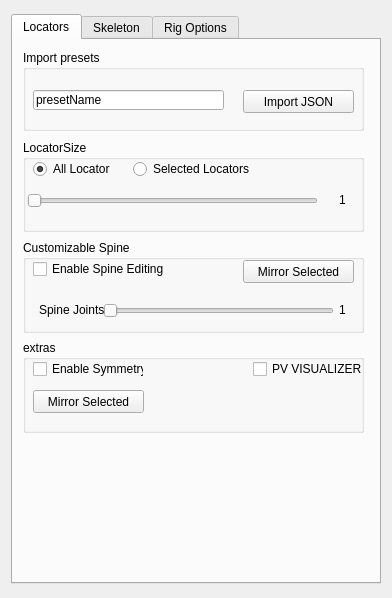
<?xml version="1.0" encoding="UTF-8"?>
<ui version="4.0">
 <class>Form</class>
 <widget class="QWidget" name="Form">
  <property name="geometry">
   <rect>
    <x>0</x>
    <y>0</y>
    <width>388</width>
    <height>598</height>
   </rect>
  </property>
  <property name="windowTitle">
   <string>Form</string>
  </property>
  <layout class="QVBoxLayout" name="verticalLayout">
   <item>
    <widget class="QTabWidget" name="RiggingStages_Tab">
     <property name="minimumSize">
      <size>
       <width>370</width>
       <height>570</height>
      </size>
     </property>
     <property name="maximumSize">
      <size>
       <width>370</width>
       <height>570</height>
      </size>
     </property>
     <property name="currentIndex">
      <number>0</number>
     </property>
     <widget class="QWidget" name="tab">
      <attribute name="title">
       <string>Locators</string>
      </attribute>
      <widget class="QGroupBox" name="groupBox_4">
       <property name="geometry">
        <rect>
         <x>10</x>
         <y>300</y>
         <width>341</width>
         <height>93</height>
        </rect>
       </property>
       <property name="title">
        <string>extras </string>
       </property>
       <widget class="QCheckBox" name="LocatorSymmetry_Bipedal">
        <property name="geometry">
         <rect>
          <x>10</x>
          <y>20</y>
          <width>111</width>
          <height>18</height>
         </rect>
        </property>
        <property name="text">
         <string>Enable Symmetry</string>
        </property>
       </widget>
       <widget class="QPushButton" name="pushButton_2">
        <property name="geometry">
         <rect>
          <x>10</x>
          <y>50</y>
          <width>111</width>
          <height>23</height>
         </rect>
        </property>
        <property name="text">
         <string>Mirror Selected</string>
        </property>
       </widget>
       <widget class="QCheckBox" name="checkBox_18">
        <property name="geometry">
         <rect>
          <x>230</x>
          <y>20</y>
          <width>111</width>
          <height>18</height>
         </rect>
        </property>
        <property name="text">
         <string>PV VISUALIZER</string>
        </property>
       </widget>
      </widget>
      <widget class="QGroupBox" name="groupBox_2">
       <property name="geometry">
        <rect>
         <x>10</x>
         <y>100</y>
         <width>341</width>
         <height>92</height>
        </rect>
       </property>
       <property name="title">
        <string>LocatorSize</string>
       </property>
       <widget class="QRadioButton" name="radioButton_3">
        <property name="geometry">
         <rect>
          <x>10</x>
          <y>20</y>
          <width>77</width>
          <height>18</height>
         </rect>
        </property>
        <property name="text">
         <string>All Locators</string>
        </property>
        <property name="checked">
         <bool>true</bool>
        </property>
       </widget>
       <widget class="QRadioButton" name="radioButton_4">
        <property name="geometry">
         <rect>
          <x>110</x>
          <y>20</y>
          <width>121</width>
          <height>18</height>
         </rect>
        </property>
        <property name="text">
         <string>Selected Locators</string>
        </property>
       </widget>
       <widget class="QLabel" name="TwistJoint_Number_2">
        <property name="geometry">
         <rect>
          <x>300</x>
          <y>50</y>
          <width>41</width>
          <height>20</height>
         </rect>
        </property>
        <property name="layoutDirection">
         <enum>Qt::LeftToRight</enum>
        </property>
        <property name="text">
         <string>1</string>
        </property>
        <property name="textFormat">
         <enum>Qt::AutoText</enum>
        </property>
        <property name="indent">
         <number>16</number>
        </property>
       </widget>
       <widget class="QSlider" name="horizontalSlider_7">
        <property name="geometry">
         <rect>
          <x>4</x>
          <y>50</y>
          <width>291</width>
          <height>22</height>
         </rect>
        </property>
        <property name="minimum">
         <number>1</number>
        </property>
        <property name="maximum">
         <number>16</number>
        </property>
        <property name="singleStep">
         <number>1</number>
        </property>
        <property name="orientation">
         <enum>Qt::Horizontal</enum>
        </property>
       </widget>
       <widget class="QLabel" name="TwistJoint_Number_3">
        <property name="geometry">
         <rect>
          <x>330</x>
          <y>70</y>
          <width>41</width>
          <height>20</height>
         </rect>
        </property>
        <property name="layoutDirection">
         <enum>Qt::LeftToRight</enum>
        </property>
        <property name="text">
         <string>1</string>
        </property>
        <property name="textFormat">
         <enum>Qt::AutoText</enum>
        </property>
        <property name="indent">
         <number>16</number>
        </property>
       </widget>
      </widget>
      <widget class="QGroupBox" name="groupBox_9">
       <property name="geometry">
        <rect>
         <x>10</x>
         <y>10</y>
         <width>341</width>
         <height>81</height>
        </rect>
       </property>
       <property name="title">
        <string>Import presets</string>
       </property>
       <widget class="QPushButton" name="ImportPreset_Locators">
        <property name="geometry">
         <rect>
          <x>220</x>
          <y>40</y>
          <width>111</width>
          <height>23</height>
         </rect>
        </property>
        <property name="maximumSize">
         <size>
          <width>131</width>
          <height>23</height>
         </size>
        </property>
        <property name="text">
         <string>Import JSON</string>
        </property>
       </widget>
       <widget class="QLineEdit" name="ImportPreset_LineEdit">
        <property name="geometry">
         <rect>
          <x>10</x>
          <y>40</y>
          <width>191</width>
          <height>20</height>
         </rect>
        </property>
        <property name="text">
         <string>presetName</string>
        </property>
        <property name="readOnly">
         <bool>true</bool>
        </property>
       </widget>
      </widget>
      <widget class="QGroupBox" name="groupBox_6">
       <property name="geometry">
        <rect>
         <x>10</x>
         <y>200</y>
         <width>341</width>
         <height>93</height>
        </rect>
       </property>
       <property name="title">
        <string>Customizable Spine</string>
       </property>
       <widget class="QCheckBox" name="LocatorSymmetry_Bipedal_2">
        <property name="geometry">
         <rect>
          <x>10</x>
          <y>20</y>
          <width>131</width>
          <height>18</height>
         </rect>
        </property>
        <property name="text">
         <string>Enable Spine Editing</string>
        </property>
       </widget>
       <widget class="QPushButton" name="pushButton_3">
        <property name="geometry">
         <rect>
          <x>220</x>
          <y>20</y>
          <width>111</width>
          <height>23</height>
         </rect>
        </property>
        <property name="text">
         <string>Mirror Selected</string>
        </property>
       </widget>
       <widget class="QSlider" name="horizontalSlider_8">
        <property name="geometry">
         <rect>
          <x>80</x>
          <y>60</y>
          <width>231</width>
          <height>22</height>
         </rect>
        </property>
        <property name="minimum">
         <number>1</number>
        </property>
        <property name="maximum">
         <number>15</number>
        </property>
        <property name="singleStep">
         <number>2</number>
        </property>
        <property name="orientation">
         <enum>Qt::Horizontal</enum>
        </property>
       </widget>
       <widget class="QLabel" name="TwistJoint_Number_4">
        <property name="geometry">
         <rect>
          <x>0</x>
          <y>60</y>
          <width>91</width>
          <height>20</height>
         </rect>
        </property>
        <property name="layoutDirection">
         <enum>Qt::LeftToRight</enum>
        </property>
        <property name="text">
         <string>Spine Joints</string>
        </property>
        <property name="textFormat">
         <enum>Qt::AutoText</enum>
        </property>
        <property name="indent">
         <number>16</number>
        </property>
       </widget>
       <widget class="QLabel" name="TwistJoint_Number_5">
        <property name="geometry">
         <rect>
          <x>300</x>
          <y>60</y>
          <width>101</width>
          <height>20</height>
         </rect>
        </property>
        <property name="layoutDirection">
         <enum>Qt::LeftToRight</enum>
        </property>
        <property name="text">
         <string>1</string>
        </property>
        <property name="textFormat">
         <enum>Qt::AutoText</enum>
        </property>
        <property name="indent">
         <number>16</number>
        </property>
       </widget>
      </widget>
     </widget>
     <widget class="QWidget" name="tab_3">
      <attribute name="title">
       <string>Skeleton</string>
      </attribute>
      <widget class="QPushButton" name="GenerateJoints_Bipedal">
       <property name="geometry">
        <rect>
         <x>0</x>
         <y>10</y>
         <width>348</width>
         <height>23</height>
        </rect>
       </property>
       <property name="text">
        <string>Generate Joints</string>
       </property>
      </widget>
      <widget class="QGroupBox" name="groupBox_12">
       <property name="geometry">
        <rect>
         <x>0</x>
         <y>150</y>
         <width>351</width>
         <height>71</height>
        </rect>
       </property>
       <property name="title">
        <string>Export presets</string>
       </property>
       <widget class="QPushButton" name="ExportJoints_JSON_Bttn_2">
        <property name="geometry">
         <rect>
          <x>210</x>
          <y>30</y>
          <width>131</width>
          <height>23</height>
         </rect>
        </property>
        <property name="text">
         <string>Export JSON</string>
        </property>
       </widget>
       <widget class="QLineEdit" name="lineEdit_2">
        <property name="geometry">
         <rect>
          <x>10</x>
          <y>30</y>
          <width>191</width>
          <height>20</height>
         </rect>
        </property>
        <property name="text">
         <string>presetName</string>
        </property>
       </widget>
      </widget>
      <widget class="QGroupBox" name="groupBox_13">
       <property name="geometry">
        <rect>
         <x>0</x>
         <y>240</y>
         <width>351</width>
         <height>61</height>
        </rect>
       </property>
       <property name="title">
        <string>Imports</string>
       </property>
       <widget class="QPushButton" name="ExportJoints_JSON_Bttn_5">
        <property name="geometry">
         <rect>
          <x>210</x>
          <y>20</y>
          <width>131</width>
          <height>23</height>
         </rect>
        </property>
        <property name="text">
         <string>Import Joints</string>
        </property>
       </widget>
       <widget class="QLineEdit" name="lineEdit_5">
        <property name="geometry">
         <rect>
          <x>10</x>
          <y>20</y>
          <width>191</width>
          <height>20</height>
         </rect>
        </property>
        <property name="text">
         <string>fileName</string>
        </property>
       </widget>
      </widget>
      <widget class="QGroupBox" name="groupBox_7">
       <property name="geometry">
        <rect>
         <x>0</x>
         <y>40</y>
         <width>351</width>
         <height>101</height>
        </rect>
       </property>
       <property name="title">
        <string>Orientation</string>
       </property>
       <widget class="QPushButton" name="UnparentJointHierarchy_Bipedal">
        <property name="geometry">
         <rect>
          <x>10</x>
          <y>40</y>
          <width>151</width>
          <height>23</height>
         </rect>
        </property>
        <property name="text">
         <string>Unparent Joint Hierarchy</string>
        </property>
       </widget>
       <widget class="QPushButton" name="ReparentJointHierarchy_Bipedal">
        <property name="geometry">
         <rect>
          <x>170</x>
          <y>40</y>
          <width>151</width>
          <height>23</height>
         </rect>
        </property>
        <property name="text">
         <string>Reparent Joint Hierarchy</string>
        </property>
       </widget>
       <widget class="QPushButton" name="pushButton_4">
        <property name="geometry">
         <rect>
          <x>10</x>
          <y>70</y>
          <width>121</width>
          <height>23</height>
         </rect>
        </property>
        <property name="text">
         <string>Mirror Orientation</string>
        </property>
       </widget>
       <widget class="QRadioButton" name="radioButton_5">
        <property name="geometry">
         <rect>
          <x>140</x>
          <y>70</y>
          <width>77</width>
          <height>18</height>
         </rect>
        </property>
        <property name="text">
         <string>L -&gt; R</string>
        </property>
        <property name="checked">
         <bool>true</bool>
        </property>
       </widget>
       <widget class="QRadioButton" name="radioButton_6">
        <property name="geometry">
         <rect>
          <x>230</x>
          <y>70</y>
          <width>77</width>
          <height>18</height>
         </rect>
        </property>
        <property name="text">
         <string>R -&gt; L</string>
        </property>
       </widget>
      </widget>
      <widget class="QGroupBox" name="groupBox_5">
       <property name="geometry">
        <rect>
         <x>0</x>
         <y>310</y>
         <width>351</width>
         <height>91</height>
        </rect>
       </property>
       <property name="title">
        <string>Reverse Feet Locs</string>
       </property>
       <widget class="QLineEdit" name="reverseFeet_Locators_editLine">
        <property name="geometry">
         <rect>
          <x>10</x>
          <y>20</y>
          <width>191</width>
          <height>20</height>
         </rect>
        </property>
        <property name="text">
         <string>Reverse Feet Locators</string>
        </property>
        <property name="readOnly">
         <bool>true</bool>
        </property>
       </widget>
       <widget class="QPushButton" name="ImportPreset_reverseFeet_Locators">
        <property name="geometry">
         <rect>
          <x>210</x>
          <y>20</y>
          <width>121</width>
          <height>23</height>
         </rect>
        </property>
        <property name="maximumSize">
         <size>
          <width>131</width>
          <height>23</height>
         </size>
        </property>
        <property name="text">
         <string>Import JSON</string>
        </property>
       </widget>
       <widget class="QPushButton" name="MirrorReverseFeet">
        <property name="geometry">
         <rect>
          <x>10</x>
          <y>50</y>
          <width>111</width>
          <height>23</height>
         </rect>
        </property>
        <property name="text">
         <string>Mirror Rev Feet</string>
        </property>
       </widget>
      </widget>
     </widget>
     <widget class="QWidget" name="tab_2">
      <attribute name="title">
       <string>Rig Options</string>
      </attribute>
      <widget class="QPushButton" name="buildRigButton">
       <property name="geometry">
        <rect>
         <x>0</x>
         <y>380</y>
         <width>351</width>
         <height>23</height>
        </rect>
       </property>
       <property name="text">
        <string>Build Rig!</string>
       </property>
      </widget>
      <widget class="QGroupBox" name="groupBox_8">
       <property name="geometry">
        <rect>
         <x>0</x>
         <y>220</y>
         <width>351</width>
         <height>51</height>
        </rect>
       </property>
       <property name="title">
        <string>Stretchy Limbs</string>
       </property>
       <widget class="QCheckBox" name="StretchyLimbs_arms_checkBttn">
        <property name="geometry">
         <rect>
          <x>10</x>
          <y>20</y>
          <width>51</width>
          <height>20</height>
         </rect>
        </property>
        <property name="text">
         <string>Arms</string>
        </property>
        <property name="checkable">
         <bool>false</bool>
        </property>
        <property name="checked">
         <bool>false</bool>
        </property>
       </widget>
       <widget class="QCheckBox" name="StretchyLimbs_legs_checkBttn">
        <property name="geometry">
         <rect>
          <x>70</x>
          <y>20</y>
          <width>51</width>
          <height>20</height>
         </rect>
        </property>
        <property name="text">
         <string>Legs</string>
        </property>
        <property name="checkable">
         <bool>false</bool>
        </property>
        <property name="checked">
         <bool>false</bool>
        </property>
       </widget>
      </widget>
      <widget class="QGroupBox" name="groupBox">
       <property name="geometry">
        <rect>
         <x>0</x>
         <y>280</y>
         <width>351</width>
         <height>93</height>
        </rect>
       </property>
       <property name="title">
        <string>Ribbons</string>
       </property>
       <widget class="QCheckBox" name="ArmsRibbon_CheckBttn">
        <property name="geometry">
         <rect>
          <x>10</x>
          <y>20</y>
          <width>51</width>
          <height>20</height>
         </rect>
        </property>
        <property name="text">
         <string>Arms</string>
        </property>
        <property name="checkable">
         <bool>false</bool>
        </property>
       </widget>
       <widget class="QCheckBox" name="LegsRibbon_CheckBttn">
        <property name="geometry">
         <rect>
          <x>60</x>
          <y>20</y>
          <width>51</width>
          <height>20</height>
         </rect>
        </property>
        <property name="text">
         <string>Legs</string>
        </property>
        <property name="checkable">
         <bool>false</bool>
        </property>
       </widget>
       <widget class="QCheckBox" name="SpineRibbon_CheckBttn">
        <property name="geometry">
         <rect>
          <x>110</x>
          <y>20</y>
          <width>51</width>
          <height>18</height>
         </rect>
        </property>
        <property name="text">
         <string>Spine</string>
        </property>
        <property name="checkable">
         <bool>false</bool>
        </property>
       </widget>
       <widget class="QCheckBox" name="Ribbon_twistDeformer_checkBttn">
        <property name="geometry">
         <rect>
          <x>120</x>
          <y>50</y>
          <width>111</width>
          <height>20</height>
         </rect>
        </property>
        <property name="text">
         <string>Twist deformer</string>
        </property>
        <property name="checkable">
         <bool>false</bool>
        </property>
       </widget>
       <widget class="QCheckBox" name="Ribbon_SineDeformer_checkBttn">
        <property name="geometry">
         <rect>
          <x>10</x>
          <y>50</y>
          <width>91</width>
          <height>20</height>
         </rect>
        </property>
        <property name="text">
         <string>Sine deformer</string>
        </property>
        <property name="checkable">
         <bool>false</bool>
        </property>
       </widget>
      </widget>
      <widget class="QGroupBox" name="groupBox_11">
       <property name="geometry">
        <rect>
         <x>0</x>
         <y>10</y>
         <width>351</width>
         <height>101</height>
        </rect>
       </property>
       <property name="title">
        <string>Rotation Order</string>
       </property>
       <widget class="QComboBox" name="comboBox_5">
        <property name="geometry">
         <rect>
          <x>40</x>
          <y>20</y>
          <width>60</width>
          <height>22</height>
         </rect>
        </property>
        <property name="acceptDrops">
         <bool>true</bool>
        </property>
        <property name="toolTip">
         <string notr="true"/>
        </property>
       </widget>
       <widget class="QLabel" name="label_4">
        <property name="geometry">
         <rect>
          <x>10</x>
          <y>20</y>
          <width>51</width>
          <height>21</height>
         </rect>
        </property>
        <property name="text">
         <string>Arm</string>
        </property>
       </widget>
       <widget class="QComboBox" name="comboBox_6">
        <property name="geometry">
         <rect>
          <x>40</x>
          <y>50</y>
          <width>60</width>
          <height>22</height>
         </rect>
        </property>
       </widget>
       <widget class="QLabel" name="label_5">
        <property name="geometry">
         <rect>
          <x>10</x>
          <y>50</y>
          <width>51</width>
          <height>21</height>
         </rect>
        </property>
        <property name="text">
         <string>Leg</string>
        </property>
       </widget>
       <widget class="QComboBox" name="comboBox_7">
        <property name="geometry">
         <rect>
          <x>150</x>
          <y>20</y>
          <width>60</width>
          <height>22</height>
         </rect>
        </property>
       </widget>
       <widget class="QLabel" name="label_8">
        <property name="geometry">
         <rect>
          <x>110</x>
          <y>20</y>
          <width>51</width>
          <height>21</height>
         </rect>
        </property>
        <property name="text">
         <string>Spine</string>
        </property>
       </widget>
       <widget class="QComboBox" name="comboBox_8">
        <property name="geometry">
         <rect>
          <x>150</x>
          <y>50</y>
          <width>60</width>
          <height>22</height>
         </rect>
        </property>
       </widget>
       <widget class="QLabel" name="label_9">
        <property name="geometry">
         <rect>
          <x>110</x>
          <y>50</y>
          <width>51</width>
          <height>21</height>
         </rect>
        </property>
        <property name="text">
         <string>Fingers</string>
        </property>
       </widget>
       <widget class="QComboBox" name="comboBox_9">
        <property name="geometry">
         <rect>
          <x>270</x>
          <y>20</y>
          <width>60</width>
          <height>22</height>
         </rect>
        </property>
       </widget>
       <widget class="QLabel" name="label_10">
        <property name="geometry">
         <rect>
          <x>230</x>
          <y>20</y>
          <width>51</width>
          <height>21</height>
         </rect>
        </property>
        <property name="text">
         <string>Neck</string>
        </property>
       </widget>
      </widget>
      <widget class="QGroupBox" name="groupBox_3">
       <property name="geometry">
        <rect>
         <x>0</x>
         <y>120</y>
         <width>351</width>
         <height>92</height>
        </rect>
       </property>
       <property name="title">
        <string>Twist Joints</string>
       </property>
       <widget class="QCheckBox" name="checkBox_10">
        <property name="geometry">
         <rect>
          <x>10</x>
          <y>20</y>
          <width>51</width>
          <height>20</height>
         </rect>
        </property>
        <property name="text">
         <string>Arms</string>
        </property>
       </widget>
       <widget class="QCheckBox" name="checkBox_11">
        <property name="geometry">
         <rect>
          <x>70</x>
          <y>20</y>
          <width>51</width>
          <height>20</height>
         </rect>
        </property>
        <property name="text">
         <string>Legs</string>
        </property>
       </widget>
       <widget class="QSlider" name="horizontalSlider_6">
        <property name="geometry">
         <rect>
          <x>4</x>
          <y>50</y>
          <width>241</width>
          <height>22</height>
         </rect>
        </property>
        <property name="minimum">
         <number>3</number>
        </property>
        <property name="maximum">
         <number>16</number>
        </property>
        <property name="singleStep">
         <number>2</number>
        </property>
        <property name="orientation">
         <enum>Qt::Horizontal</enum>
        </property>
       </widget>
       <widget class="QLabel" name="TwistJoint_Number">
        <property name="geometry">
         <rect>
          <x>250</x>
          <y>50</y>
          <width>41</width>
          <height>20</height>
         </rect>
        </property>
        <property name="layoutDirection">
         <enum>Qt::LeftToRight</enum>
        </property>
        <property name="text">
         <string>0</string>
        </property>
        <property name="textFormat">
         <enum>Qt::AutoText</enum>
        </property>
        <property name="indent">
         <number>16</number>
        </property>
       </widget>
      </widget>
     </widget>
    </widget>
   </item>
  </layout>
 </widget>
 <resources/>
 <connections/>
</ui>
